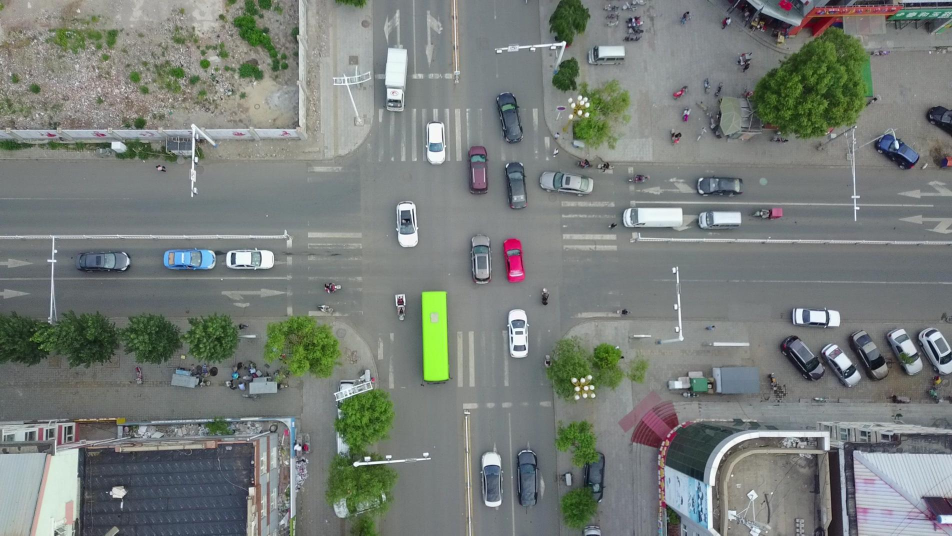
#> input picture sample_images/0000001.jpg, 1904 x 1071 px, found by its file name (shown at 1/2 size)
$ python colorDetection.py
#> lines starting #> are read from the running program, lines starting #| are printed output that depends on the picture; after the words box and inside, x2 and y2 are one past the last pixel; in counts of white or black regions, pixels touching at a corner belong together
### modules/stackImages.py

import numpy as np
import cv2
def stackImages(scale, imgArray):
    rows = len(imgArray)
    cols = len(imgArray[0])
    width = imgArray[0][0].shape[1]
    height = imgArray[0][0].shape[0]
    if rows > 1:
        for x in range(0, rows):
            for y in range(0,cols):
                if imgArray[x][y].shape[:2] != imgArray[0][0].shape[:2]:
                    imgArray[x][y]= cv2.resize(imgArray[x][y], (width, height))
                if len(imgArray[x][y].shape) == 2: imgArray[x][y] = cv2.cvtColor(imgArray[x][y], cv2.COLOR_GRAY2BGR)
        imageBlank = np.zeros((height, width, 3), np.uint8)
        hor = [imageBlank] * rows
        # ver = [imageBlank] * cols
        for x in range(0, rows):
            hor[x] = np.hstack(imgArray[x])
        ver = np.vstack(hor)
    else:
        for y in range(0, cols):
            if imgArray[0][y].shape[:2] != imgArray[0][0].shape[:2]:
                    imgArray[0][y]= cv2.resize(imgArray[0][y], (width, height))
            if len(imgArray[0][y].shape) == 2: imgArray[0][y] = cv2.cvtColor(imgArray[0][y], cv2.COLOR_GRAY2BGR)
        ver = np.hstack(imgArray[0])

    ver = cv2.resize(ver, (int(width *cols *scale), int(height* rows*scale)))

    return ver

### modules/colorDetection.py
import cv2
import numpy as np
import os
import sys
from pathlib import Path
FILE = Path(__file__).resolve()
ROOT = FILE.parents[1]  # root directory
if str(ROOT) not in sys.path:
    sys.path.append(str(ROOT))  # add ROOT to PATH
ROOT = Path(os.path.relpath(ROOT, Path.cwd()))  # relative
from modules.stackImages import stackImages as stk
def empty(a):
    pass
def colorDetection(path = 'C:/Users/ABC/Desktop/VisDrone2019-VID-val/sequences/uav0000305_00000_v/0000001.jpg'):
    window = "TrackBars"
    cv2.namedWindow(window)
    cv2.resizeWindow(window, 640 ,240)
    cv2.createTrackbar("Hue Min", window, 0, 179,  empty)
#> slider 'Hue Min' is set to 35
    cv2.createTrackbar("Hue Max", window, 0, 179,  empty)
#> slider 'Hue Max' is set to 179
    cv2.createTrackbar("Sat Min", window, 0, 255,  empty)
#> slider 'Sat Min' is set to 51
    cv2.createTrackbar("Sat Max", window, 0, 255,  empty)
#> slider 'Sat Max' is set to 255
    cv2.createTrackbar("Val Min", window, 0, 255,  empty)
#> slider 'Val Min' is set to 51
    cv2.createTrackbar("Val Max", window, 0, 255,  empty)
#> slider 'Val Max' is set to 255
    while True:
        img = cv2.imread(path)
#> img is the input picture: shape (1071, 1904, 3); mean B, G, R 121.5, 125.6, 119.8
        img = cv2.resize(img, (500, 500))
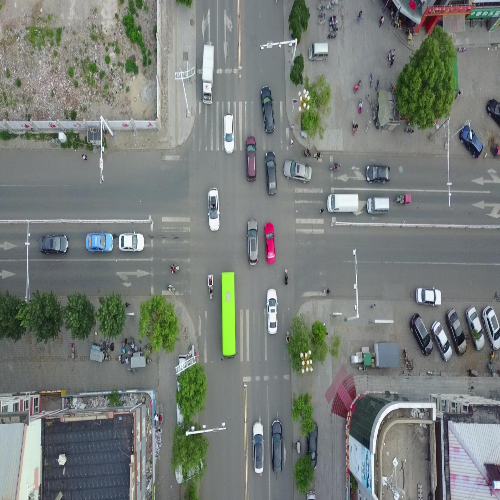
#> img: shape (500, 500, 3); mean B, G, R 121.4, 125.5, 119.6
        imgHSV = cv2.cvtColor(img, cv2.COLOR_BGR2HSV)
#> imgHSV: shape (500, 500, 3); mean H, S, V 77.3, 31.5, 129.2
        h_min = cv2.getTrackbarPos("Hue Min", window)
        h_max = cv2.getTrackbarPos("Hue Max", window)
        s_min = cv2.getTrackbarPos("Sat Min", window)
        s_max = cv2.getTrackbarPos("Sat Max", window)
        v_min = cv2.getTrackbarPos("Val Min", window)
        v_max = cv2.getTrackbarPos("Val Max", window)
        lower = np.array([h_min, s_min, v_min])
        upper = np.array([h_max, s_max, v_max])
        mask = cv2.inRange(imgHSV, lower, upper)
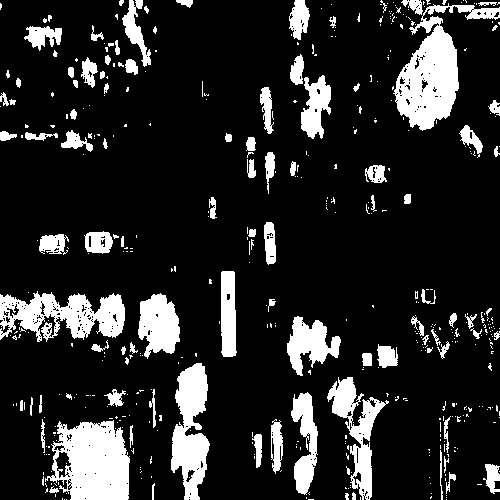
#> mask: shape (500, 500); 15.8% white; 479 white regions (380 under 20 px), largest, box (x1, y1, x2, y2) and area: (393, 3, 500, 131) 5164, (45, 420, 130, 500) 4868, (0, 291, 125, 342) 3693
        # print(imgHSV.shape)
        result = cv2.bitwise_and(img, img, mask = mask)
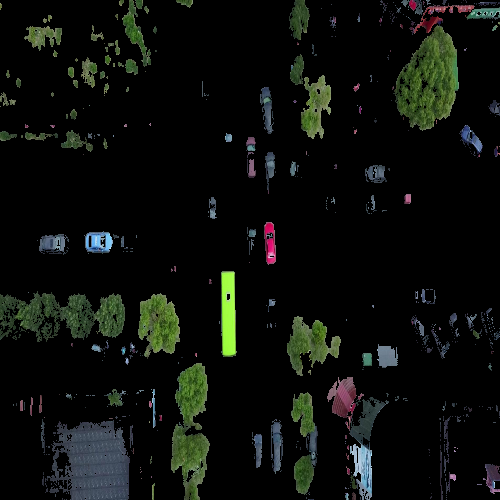
#> result: shape (500, 500, 3); mean B, G, R 11.4, 14.9, 12.2
        visualization = stk(0.5, [[img, imgHSV], [mask, result]])
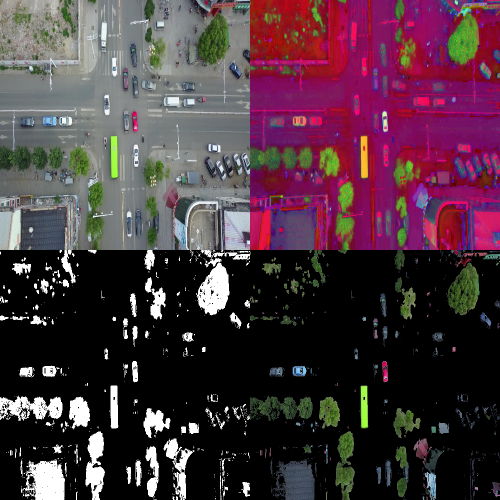
#> visualization: shape (500, 500, 3); mean B, G, R 62.6, 53.1, 75.4
        cv2.imshow("what", visualization)
        k = cv2.waitKey(1) & 0xff
#> (key Esc is pressed here)
        if k == 27 : break
    cv2.destroyAllWindows()
    return lower, upper
if __name__ == '__main__':
    lower, upper = colorDetection()
    print(lower, upper)

$ run again, with sample_images/0000002.jpg copied over sample_images/0000001.jpg
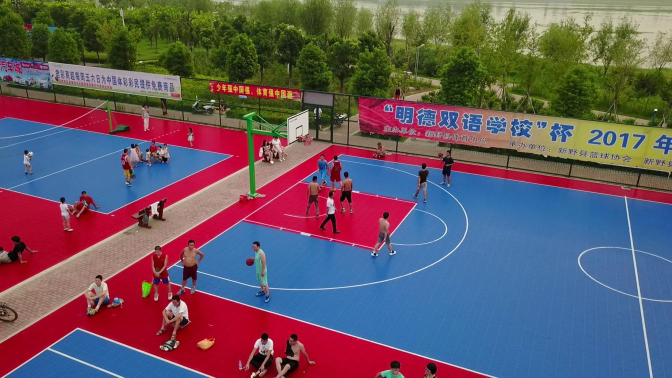
#> input picture sample_images/0000002.jpg, 1344 x 756 px, found by its file name (shown at 1/2 size)
#> in colorDetection, img is the input picture: shape (756, 1344, 3); mean B, G, R 97.6, 87.6, 102.5
#> img: shape (500, 500, 3)
#> imgHSV: shape (500, 500, 3); mean H, S, V 90.4, 160.8, 142.6
#> in colorDetection, `mask = cv2.inRange(imgHSV, lower, upper)`:
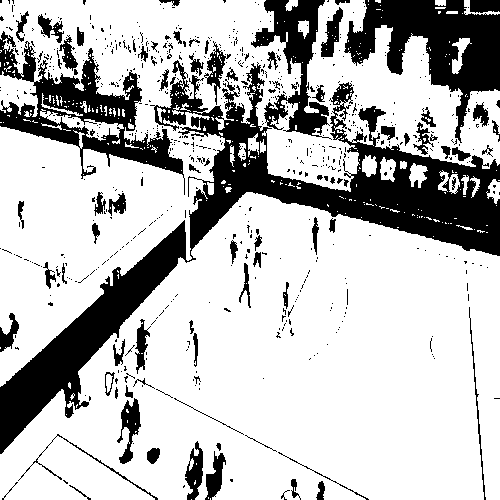
#> mask: shape (500, 500); 74% white; 682 black regions (597 under 20 px), largest, box (x1, y1, x2, y2) and area: (0, 60, 500, 454) 31116, (344, 0, 500, 143) 9220, (0, 31, 185, 195) 8263
#> in colorDetection, `visualization = stk(0.5, [[img, imgHSV], [mask, result]])`:
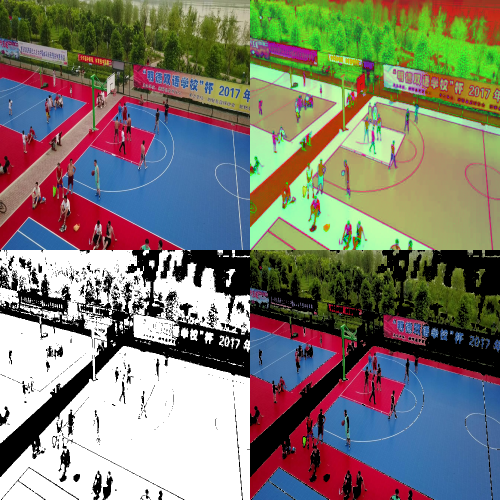
#> visualization: shape (500, 500, 3); mean B, G, R 112.9, 123.9, 126.2
